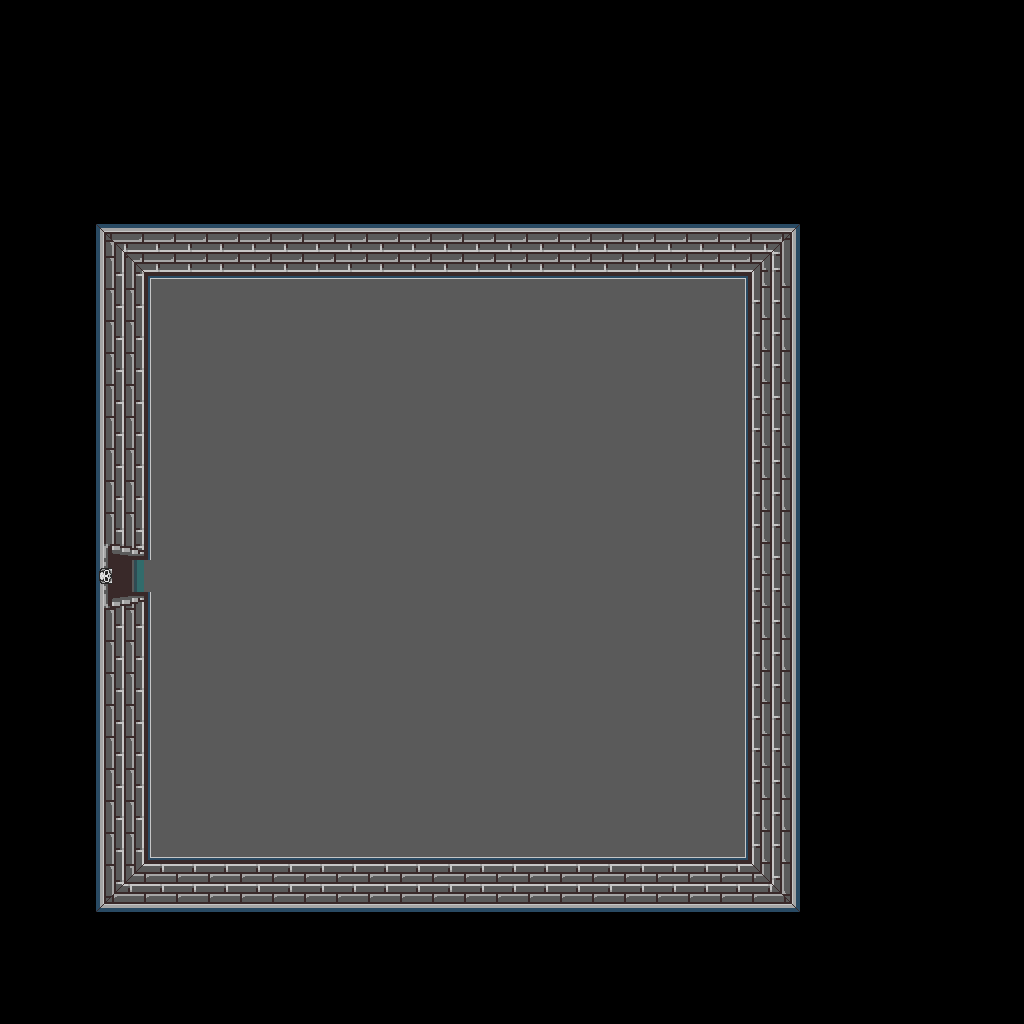

Tiled map render using the project's own tile images. Description and the map definition, with tile-layer contents summarised, below:
An orthogonal 64x64 tile map with 16x16 px tiles, 1 tile layer (base), 1 hidden layer not drawn and 1 object.

<map version="1.10" tiledversion="1.12.1" orientation="orthogonal" renderorder="right-down" width="64" height="64" tilewidth="16" tileheight="16" infinite="0" nextlayerid="3" nextobjectid="2">
 <tileset firstgid="1" source="../classiciphone_pics4.tsx" />
 <layer id="1" name="base" width="64" height="64">
  <data>[4096 cells, 4096 non-empty, 59 distinct tile ids]</data>
 </layer>
 <layer id="2" name="collision" width="64" height="64" visible="0">
  <properties><property name="collision" value="true" /></properties>
  <data>[4096 cells, 2830 non-empty, 1 distinct tile ids]</data>
 </layer>
 <objectgroup id="3" name="npcs">
  <object id="1" x="112.0" y="560.0" width="16" height="16">
   <properties>
    <property name="gani" value="tombdrleft.gif" />
    <property name="script" type="string">-- Auto-converted from GraalScript
-- // NPC made by Kino(Levels)
-- [CLIENT-SIDE — server no-op]
-- function onCreated()
-- {
-- setimg("tombdrleft.gif");
-- }
-- function onPlayertouchsme()
-- {
-- if (client.tombquest_key4 == 1)
-- {
-- say2("I'm trapped!");
-- }
-- if (client.tombquest_key4 == NULL)
-- {
-- say2("It's locked!");
-- }
-- }</property>
   </properties>
  </object>
 </objectgroup>
</map>
